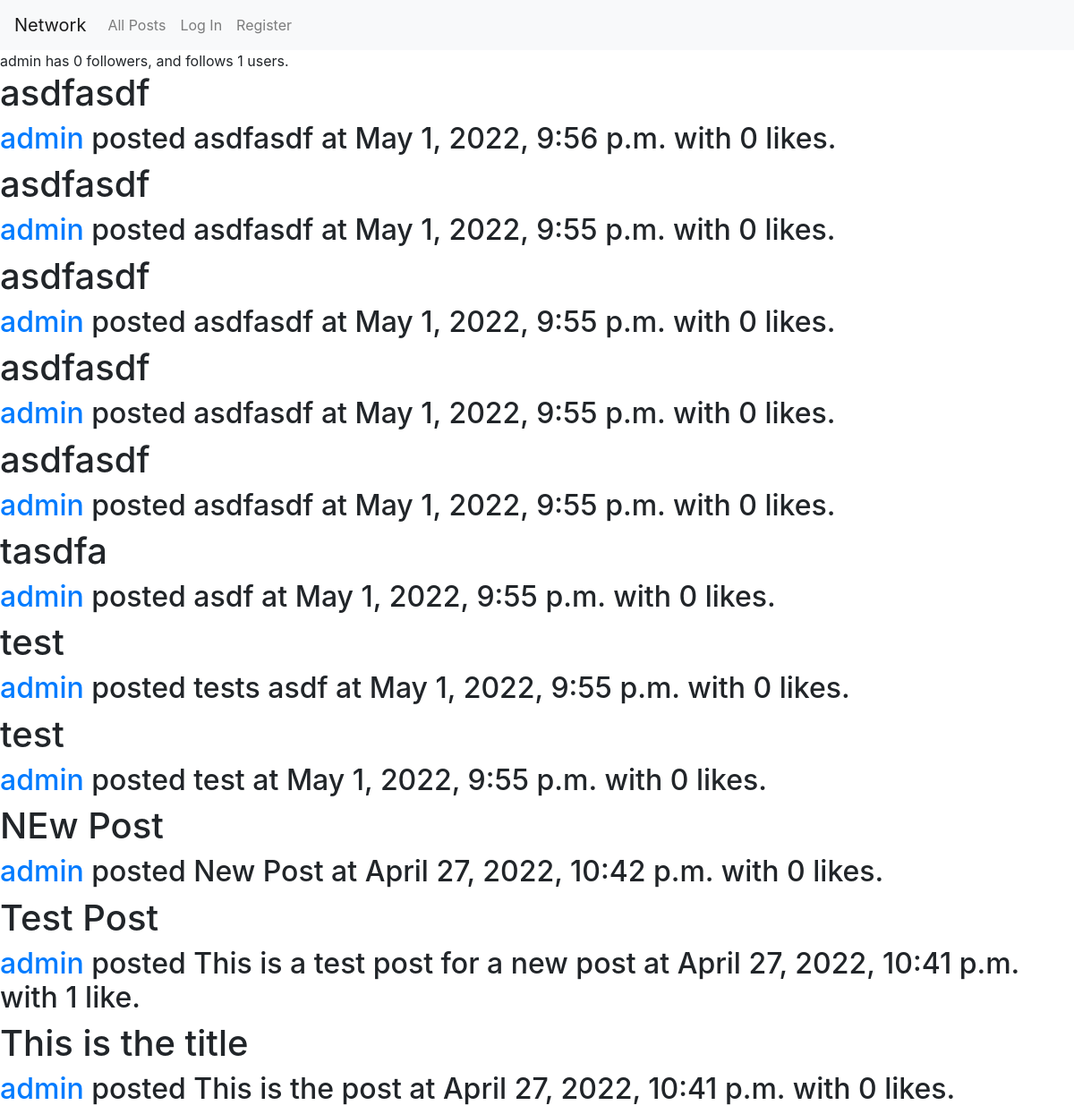
The page /admin on the database its author committed.
### network/models.py (models this page shows, shortened)
class User(AbstractUser):
    def amountOfFollowers(self):
        return Follow.objects.filter(followee = self).count()
    def amountOfFollowees(self):
        return Follow.objects.filter(follower = self).count()

class Post(models.Model):
    title = models.CharField(max_length=64)
    body = models.CharField(max_length=64)
    user = models.ForeignKey(User, on_delete=models.CASCADE, related_name="userPoster")
    timestamp = models.DateTimeField(auto_now_add=True)
    def amountOfLikes(self):
        return Like.objects.filter(post = self).count()

### network/views.py (the view)
# urls.py: path("<str:user>", views.profile, name="profile"),
def profile(request, user):
    userProfile = User.objects.get(username=user)
    print(request.user)
    userIsFollower = False
    if request.user.is_authenticated:
        currentUser = User.objects.get(username=request.user)
        if Follow.objects.filter(followee=userProfile, follower=currentUser.id).exists():
            userIsFollower = True
    else:
        currentUser = request.user
    posts = Post.objects.filter(user=userProfile).order_by('-timestamp')
    followers = Follow.objects.filter(followee=userProfile).values("follower_id")
    return render (request, "network/profile.html", {
        "userProfile": userProfile,
        "posts": posts,
        "followers": followers,
        "currentUser": currentUser,
        "userIsFollower": userIsFollower
    })

### network/templates/network/profile.html (shortened to what this page needs)
{% extends "network/layout.html" %}
{% block body %}
    {{ userProfile }} has {{ userProfile.amountOfFollowers }} followers, and follows {{ userProfile.amountOfFollowees }} users.
    <br>
    {% for post in posts %}
        <h1>{{ post.title }}</h1>
        <h2><a href="{% url 'profile' post.user%}">{{ post.user}}</a> posted {{ post.body }} at {{ post.timestamp }} with
            {% if post.amountOfLikes == 1 %}
                1 like.
            {% else %}
                {{ post.amountOfLikes }} likes.
            {% endif %}
            </h2>
    {% endfor %}
{% endblock %}

### rows shown on the page
User: username "admin", amountOfFollowers "0", amountOfFollowees "1"
Post: title "asdfasdf", user "admin", body "asdfasdf", timestamp "May 1, 2022, 9:56 p.m.", amountOfLikes "0"
Post: title "asdfasdf", user "admin", body "asdfasdf", timestamp "May 1, 2022, 9:55 p.m.", amountOfLikes "0"
Post: title "asdfasdf", user "admin", body "asdfasdf", timestamp "May 1, 2022, 9:55 p.m.", amountOfLikes "0"
Post: title "asdfasdf", user "admin", body "asdfasdf", timestamp "May 1, 2022, 9:55 p.m.", amountOfLikes "0"
Post: title "asdfasdf", user "admin", body "asdfasdf", timestamp "May 1, 2022, 9:55 p.m.", amountOfLikes "0"
Post: title "tasdfa", user "admin", body "asdf", timestamp "May 1, 2022, 9:55 p.m.", amountOfLikes "0"
Post: title "test", user "admin", body "tests asdf", timestamp "May 1, 2022, 9:55 p.m.", amountOfLikes "0"
Post: title "test", user "admin", body "test", timestamp "May 1, 2022, 9:55 p.m.", amountOfLikes "0"
Post: title "NEw Post", user "admin", body "New Post", timestamp "April 27, 2022, 10:42 p.m.", amountOfLikes "0"
Post: title "Test Post", user "admin", body "This is a test post for a new post", timestamp "April 27, 2022, 10:41 p.m.", shows "1 like."
Post: title "This is the title", user "admin", body "This is the post", timestamp "April 27, 2022, 10:41 p.m.", amountOfLikes "0"
